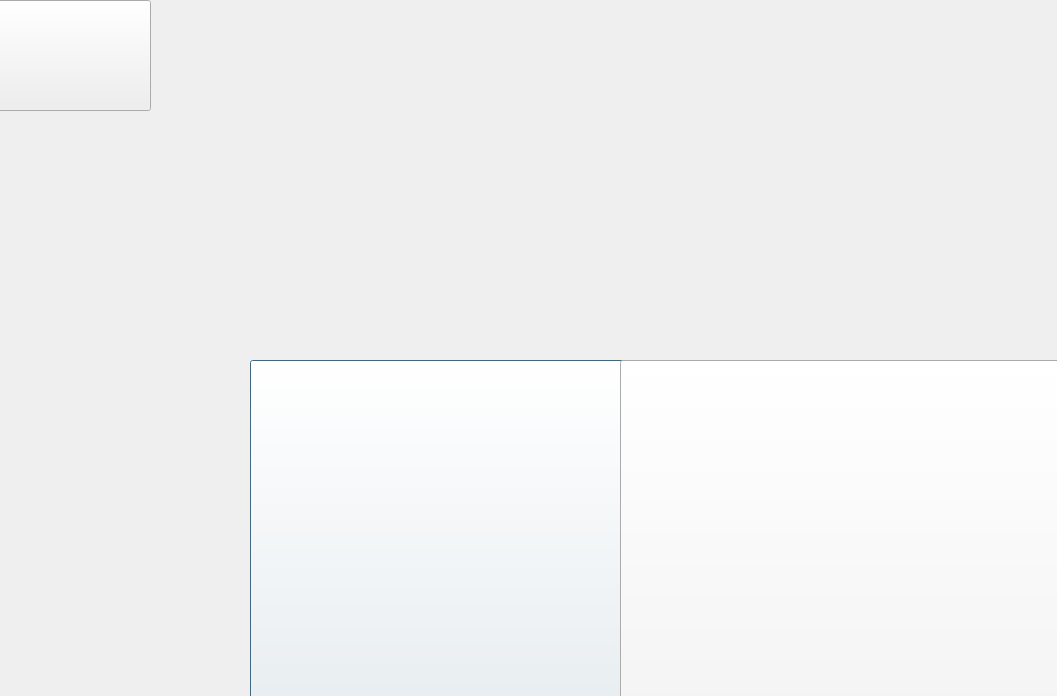
<?xml version="1.0" encoding="UTF-8"?>
<ui version="4.0">
 <class>AdminAccess</class>
 <widget class="QDialog" name="AdminAccess">
  <property name="geometry">
   <rect>
    <x>0</x>
    <y>0</y>
    <width>1057</width>
    <height>696</height>
   </rect>
  </property>
  <property name="windowTitle">
   <string>Mabuhay Flights</string>
  </property>
  <property name="styleSheet">
   <string notr="true"/>
  </property>
  <widget class="QLabel" name="label">
   <property name="geometry">
    <rect>
     <x>50</x>
     <y>10</y>
     <width>981</width>
     <height>591</height>
    </rect>
   </property>
   <property name="styleSheet">
    <string notr="true">border-image: url(:/pix/MABUHAY FLIGHTS/presentation kineme.png);</string>
   </property>
   <property name="text">
    <string/>
   </property>
  </widget>
  <widget class="QPushButton" name="flights">
   <property name="geometry">
    <rect>
     <x>250</x>
     <y>360</y>
     <width>541</width>
     <height>581</height>
    </rect>
   </property>
   <property name="styleSheet">
    <string notr="true">border-image: url(:/pix/MABUHAY FLIGHTS/FLIGHTS.png);</string>
   </property>
   <property name="text">
    <string/>
   </property>
  </widget>
  <widget class="QPushButton" name="summaryreports">
   <property name="geometry">
    <rect>
     <x>620</x>
     <y>360</y>
     <width>541</width>
     <height>591</height>
    </rect>
   </property>
   <property name="styleSheet">
    <string notr="true">border-image: url(:/pix/MABUHAY FLIGHTS/REPORTS.png);</string>
   </property>
   <property name="text">
    <string/>
   </property>
  </widget>
  <widget class="QPushButton" name="home">
   <property name="geometry">
    <rect>
     <x>-30</x>
     <y>0</y>
     <width>181</width>
     <height>111</height>
    </rect>
   </property>
   <property name="styleSheet">
    <string notr="true">border-image: url(:/pix/MABUHAY FLIGHTS/home.png);</string>
   </property>
   <property name="text">
    <string/>
   </property>
  </widget>
 </widget>
 <resources/>
 <connections/>
</ui>
